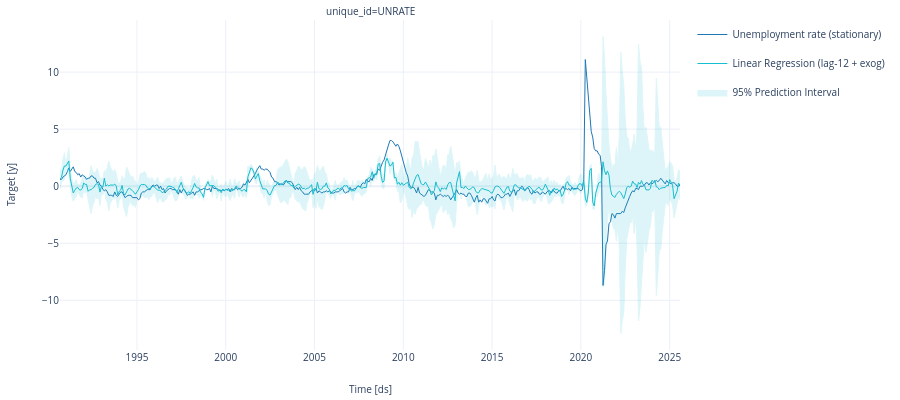

Here is the notebook cell this chart was saved with:
### Code cell


### Figure 1 — Plotly figure (JSON) as saved in the notebook; plotly's stock layout.template omitted (floating-point values rounded to 4 significant figures; data arrays with more than 128 entries replaced by an {"elided": "..."} marker saying what was removed)
{"data": [{"legendgroup": "y", "line": {"color": "#1f77b4", "width": 1}, "mode": "lines", "name": "Unemployment rate (stationary)", "showlegend": true, "type": "scatter", "x": {"elided": "840 str values"}, "xaxis": "x", "y": {"elided": "840 float values"}, "yaxis": "y"}, {"legendgroup": "LR", "line": {"color": "#17becf", "width": 1}, "mode": "lines", "name": "Linear Regression (lag-12 + exog)", "showlegend": true, "type": "scatter", "x": {"elided": "840 str values"}, "xaxis": "x", "y": {"elided": "840 float values"}, "yaxis": "y"}, {"fill": "toself", "fillcolor": "#17becf", "legendgroup": "LR_level_95", "line": {"color": "#17becf", "width": 1}, "mode": "lines", "name": "95% Prediction Interval", "opacity": 0.14, "showlegend": true, "type": "scatter", "x": {"elided": "1680 str values"}, "xaxis": "x", "y": {"elided": "1680 float values"}, "yaxis": "y"}], "layout": {"annotations": [{"font": {"size": 10}, "showarrow": false, "text": "unique_id=UNRATE", "x": 0.5, "xanchor": "center", "xref": "paper", "y": 1, "yanchor": "bottom", "yref": "paper"}, {"font": {"size": 10}, "showarrow": false, "text": "Time [ds]", "x": 0.5, "xanchor": "center", "xref": "paper", "y": 0, "yanchor": "top", "yref": "paper", "yshift": -30}, {"font": {"size": 10}, "showarrow": false, "text": "Target [y]", "textangle": -90, "x": 0, "xanchor": "right", "xref": "paper", "xshift": -40, "y": 0.5, "yanchor": "middle", "yref": "paper"}], "autosize": true, "font": {"size": 10}, "height": 400, "margin": {"b": 50, "l": 60, "r": 10, "t": 20}, "xaxis": {"anchor": "y", "domain": [0, 1], "showticklabels": true, "visible": true}, "yaxis": {"anchor": "x", "domain": [0, 1]}}}
